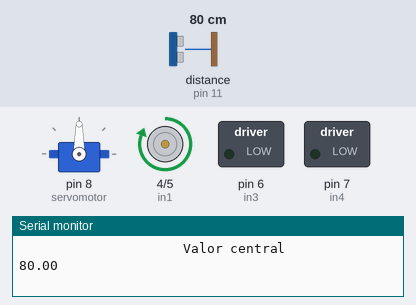
Bench run of a sketch on a simulated Arduino Uno, built with avr-gcc and run on an emulated ATmega328P. Shown: servo, motor-driver pin pairs drawn as motors (green arrow = first pin HIGH = forward, orange = second pin HIGH = backward, longer = more drive), switched loads named in the sketch (green lamp = pin HIGH), the last lines printed to the serial monitor. The test bench sets the inputs (shaded band); at power-on: distance to the obstacle (sensor on pin 11) 80 cm. The echo pulse lasts 58.3 µs per cm.

Above: at 1.2 s.
1.3 s: distance to the obstacle (sensor on pin 11) set to 33 cm
3.0 s: distance to the obstacle (sensor on pin 11) set to 27 cm
At 4.2 s:
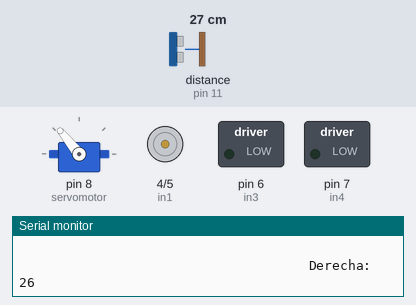
At 5.1 s:
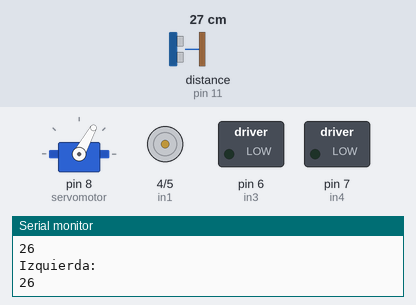
Timing chart, 0 to 12.0 s (numbered marks = the images above; inputs shaded):
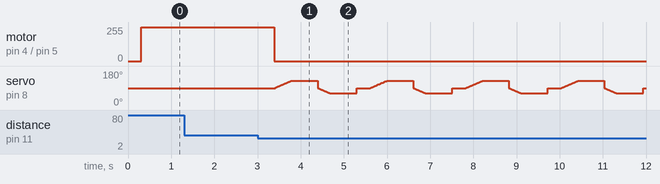

The sketch:

Explorador.ino
```cpp
int in1=4, in2=5;
int in3=6, in4=7;
#include <Servo.h>
Servo servomotor; // Servomotor adquiere toda la herencia de la biblioteca Servo

int potenc=0;
int valor=0;//Se inicia en cero

#include <Ultrasonic.h>
#define TRIGGER_PIN  10  //Trigger del ultrasónico
#define ECHO_PIN     11  // Echo del ultrasónico.

Ultrasonic ultrasonic(TRIGGER_PIN, ECHO_PIN);

void setup() {
  // Inicializacion de la comunicacion serial
  //Serial1.begin(115200);//velocidad maxima que se puede utilizar
  servomotor.attach(8);//voy a utilizar lo que esta dentro de la libreria y para indicarle que lo utilice se pone . y attach y va a estar en el pin 9
  Serial.begin (9600);
  // Inicializacion de pines digitales
  pinMode(in1,OUTPUT);
  pinMode(in2,OUTPUT);
  pinMode(in3,OUTPUT);
  pinMode(in4,OUTPUT);

servomotor.write(90);
}

void loop() {
  //for(int i=0;i<90;i++){
  //servomotor.write(i);
  //}
  servomotor.write(90);

  float cmMsec;  // Variable para medir la distancia en cm.
  long microsec = ultrasonic.timing();  // Tiempo en micro segundos.
  cmMsec = ultrasonic.convert(microsec, Ultrasonic::CM);  // instrucción de conversión, ultrasonic.convert(variable,Ultrasonic :: unidad(CM,IN));.
  float x;
  x=cmMsec;
  if (x >= 500 || x <= 0){  // si la distancia es mayor a 500cm o menor a 0cm
    Serial.println("---");                  // no mide nada
  }
  else{
  Serial.println("\t\t\t\t\t\t\t\t\t\t Valor central");
  Serial.println (x);
  Serial.println("   ");
  delay (300);
  }
  long valor_der, valor_izq;

  if (x>=31){
    digitalWrite(in1,HIGH);//Adelante
    digitalWrite(in2,LOW);
    long microsec = ultrasonic.timing();  // Tiempo en micro segundos.
    cmMsec = ultrasonic.convert(microsec, Ultrasonic::CM);  // instrucción de conversión, ultrasonic.convert(variable,Ultrasonic :: unidad(CM,IN));.
  }

  else if(x>0 && x<30){
    digitalWrite(in1,LOW);
    digitalWrite(in2,LOW);

    for(int i=90;i<130;i++){
      servomotor.write(i);
      delay(10);
    }

    delay(300);
    long microsec_der = ultrasonic.timing();  // Tiempo en micro segundos.
    valor_der = ultrasonic.convert(microsec_der, Ultrasonic::CM);  // instrucción de conversión, ultrasonic.convert(variable,Ultrasonic :: unidad(CM,IN));.
    Serial.println("\t\t\t\t\t\t\t\t\t\t\t\t\t\t\t\t\t\t Derecha: ");
    Serial.print ( valor_der );
    Serial.println("   ");
    delay(300);

    for(int i=90;i>60;i--){
      servomotor.write(i);
      delay(10);
    }

    delay(300);
    long microsec_izq = ultrasonic.timing();  // Tiempo en micro segundos.
    valor_izq = ultrasonic.convert(microsec_izq, Ultrasonic::CM);  // instrucción de conversión, ultrasonic.convert(variable,Ultrasonic :: unidad(CM,IN));.
    Serial.println("Izquierda: ");
    Serial.print (valor_izq );
    Serial.println("   ");

    delay(300);

    if (valor_izq>valor_der){
      delay(50);
      Serial.println ("girare a la izquierda" );
      Serial.println("   ");
      delay(300);
      digitalWrite(in1,HIGH);
      digitalWrite(in2,LOW);
      digitalWrite(in3,HIGH);//Izquierda
      digitalWrite(in4,LOW);
      delay(3000);
  }
  if(valor_izq<valor_der){
    delay(50);
    Serial.println ("girare a la derecha" );
    Serial.println("   ");
    delay(300);
    digitalWrite(in1,HIGH);
    digitalWrite(in2,LOW);
    digitalWrite(in3,LOW);//Derecha
    digitalWrite(in4,HIGH);
    delay(3000);
  }

  }

  }
```

Measured:
- the behaviour switches between 30 and 29 cm on distance to the obstacle (sensor on pin 11) (found by bisection; images 0 and 1)
